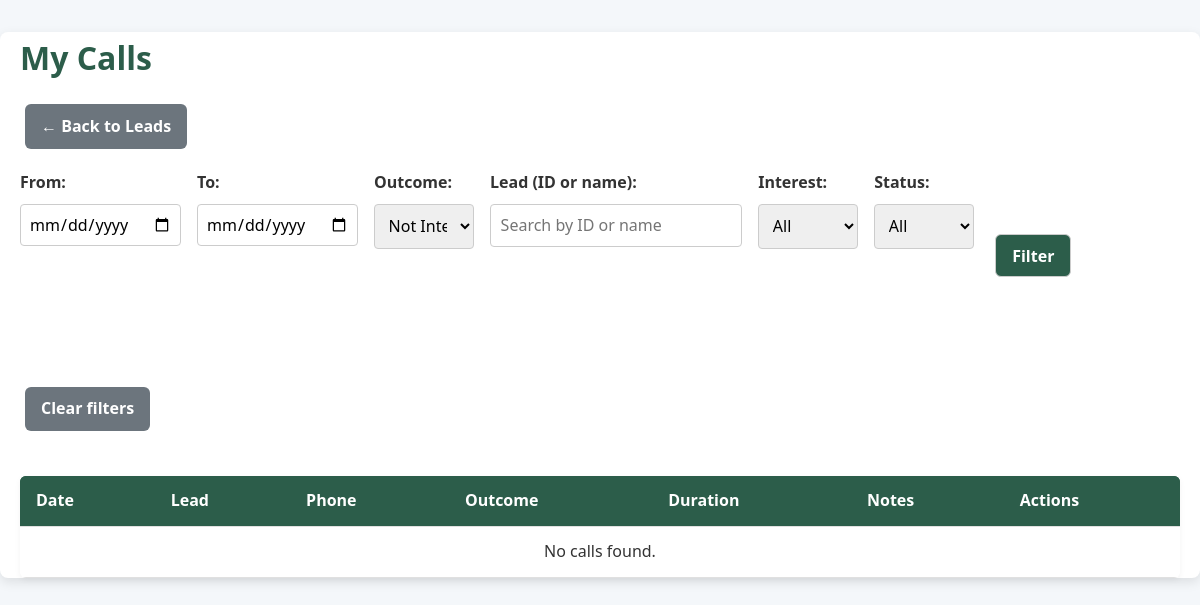
/calls/my_interactions.php?disposition=3 (signed in), run on an earlier commit of the app's database.
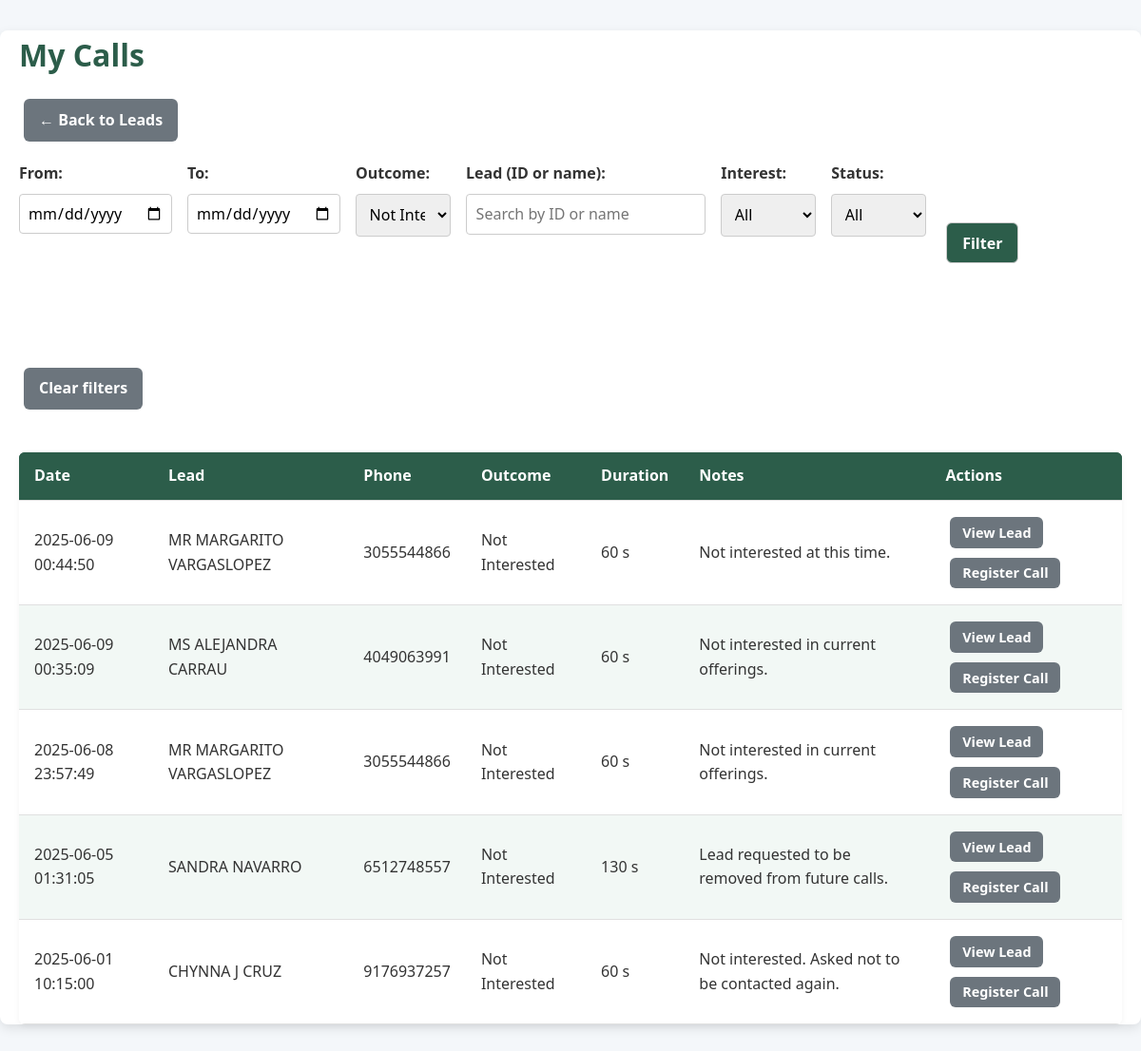
And on a later commit of the database.
### tables this page shows
CREATE TABLE `interactions` (
  `id` int(11) NOT NULL,
  `lead_id` int(11) NOT NULL,
  `user_id` int(11) NOT NULL,
  `disposition_id` int(11) NOT NULL,
  `notes` text DEFAULT NULL,
  `interaction_time` datetime NOT NULL DEFAULT current_timestamp(),
  `duration_seconds` int(11) DEFAULT NULL,
  `created_at` datetime NOT NULL DEFAULT current_timestamp(),
  `updated_at` datetime NOT NULL DEFAULT current_timestamp() ON UPDATE current_timestamp()
);

CREATE TABLE `leads` (
  `id` int(11) NOT NULL,
  `external_id` varchar(100) NOT NULL,
  `prefix` varchar(20) DEFAULT NULL,
  `first_name` varchar(50) NOT NULL,
  `mi` varchar(10) DEFAULT NULL,
  `last_name` varchar(50) NOT NULL,
  `phone` varchar(20) NOT NULL,
  `email` varchar(100) DEFAULT NULL,
  `address_line` varchar(150) DEFAULT NULL,
  `suite_apt` varchar(50) DEFAULT NULL,
  `city` varchar(50) DEFAULT NULL,
  `state` char(2) DEFAULT NULL,
  `zip5` char(5) DEFAULT NULL,
  `zip4` char(4) DEFAULT NULL,
  `delivery_point_bar_code` varchar(20) DEFAULT NULL,
  `carrier_route` varchar(20) DEFAULT NULL,
  `fips_county_code` char(5) DEFAULT NULL,
  `county_name` varchar(50) DEFAULT NULL,
  `age` int(11) DEFAULT NULL,
  `insurance_interest_id` int(11) DEFAULT NULL,
  `source_id` int(11) NOT NULL,
  `status_id` int(11) NOT NULL DEFAULT 1,
  `do_not_call` tinyint(1) NOT NULL DEFAULT 0,
  `taken_by` int(11) DEFAULT NULL,
  `taken_at` datetime DEFAULT NULL,
  `created_at` datetime NOT NULL DEFAULT current_timestamp(),
  `updated_at` datetime NOT NULL DEFAULT current_timestamp() ON UPDATE current_timestamp(),
  `income` varchar(10) DEFAULT NULL,
  `language` varchar(10) DEFAULT NULL,
  `notes` text DEFAULT NULL
);

CREATE TABLE `dispositions` (
  `id` int(11) NOT NULL,
  `name` varchar(50) NOT NULL,
  `created_at` datetime NOT NULL DEFAULT current_timestamp()
);

### calls/my_interactions.php (the view, shortened to what this page needs)
<?php
$user = Auth::user();
$pdo = getPDO();
$dispositions = $pdo->query("SELECT id, name FROM dispositions ORDER BY name")->fetchAll();
$conds = ["i.user_id = :uid"];
$params = [':uid' => $user['id']];
if (!empty($_GET['disposition'])) {
    $conds[] = "i.disposition_id = :disp";
    $params[':disp'] = (int)$_GET['disposition'];
}
$where = implode(' AND ', $conds);
$sql = "
  SELECT
    i.interaction_time,
    i.duration_seconds,
    i.notes,
    d.name AS disposition,
    l.id AS lead_id,
    CONCAT_WS(' ',
      l.prefix,
      l.first_name,
      l.mi,
      l.last_name
    ) AS lead_name,
    l.phone
  FROM interactions i
  JOIN dispositions d ON i.disposition_id = d.id
  JOIN leads l ON i.lead_id = l.id
  WHERE $where
  ORDER BY i.interaction_time DESC
";
$stmt = $pdo->prepare($sql);
$stmt->execute($params);
$calls = $stmt->fetchAll(PDO::FETCH_ASSOC);
?>
<!DOCTYPE html>
<html lang="en">
<head>
  <link rel="stylesheet" href="./../assets/css/app.css">
</head>
<body>
  <div class="container">
    <h1>My Calls</h1>
    <p><a href="../leads/list.php" class="btn btn-secondary">← Back to Leads</a></p>
    <form method="get" class="filters mb-4">
      <div style="display: flex; flex-wrap: wrap; gap: 1rem;">
        <div class="form-group">
          <label for="from">From:</label>
          <input type="date" id="from" name="from" value="<?= htmlspecialchars($_GET['from'] ?? '') ?>" class="form-control">
        </div>
        <div class="form-group">
          <label for="to">To:</label>
          <input type="date" id="to" name="to" value="<?= htmlspecialchars($_GET['to'] ?? '') ?>" class="form-control">
        </div>
        <div class="form-group">
          <label for="disposition">Outcome:</label>
          <select id="disposition" name="disposition" class="form-control">
            <?php foreach ($dispositions as $d): ?>
              <option value="<?= $d['id'] ?>" <?= (isset($_GET['disposition']) && $_GET['disposition'] == $d['id']) ? 'selected' : '' ?>>
                <?= htmlspecialchars($d['name']) ?>
              </option>
            <?php endforeach; ?>
          </select>
        </div>
        <div class="form-group">
          <label for="lead_search">Lead (ID or name):</label>
          <input type="text" id="lead_search" name="lead_search" placeholder="Search by ID or name"
                 value="<?= htmlspecialchars($_GET['lead_search'] ?? '') ?>" class="form-control">
        </div>
        <div class="form-group">
          <label for="interest">Interest:</label>
          <select id="interest" name="interest" class="form-control">
            <option value="">All</option>
          </select>
        </div>
        <div class="form-group">
          <label for="status">Status:</label>
          <select id="status" name="status" class="form-control">
            <option value="">All</option>
          </select>
        </div>
        <div class="form-group">
          <label>&nbsp;</label><br>
          <button type="submit" class="btn">Filter</button>
        </div>
        <div class="form-group">
          <label>&nbsp;</label><br>
          <a href="my_interactions.php" class="btn btn-secondary">Clear filters</a>
        </div>
      </div>
    </form>
    <table class="table">
      <thead>
        <tr>
          <th>Date</th>
          <th>Lead</th>
          <th>Phone</th>
          <th>Outcome</th>
          <th>Duration</th>
          <th>Notes</th>
          <th>Actions</th>
        </tr>
      </thead>
      <tbody>
        <?php if (empty($calls)): ?>
          <tr>
            <td colspan="7" style="text-align:center;">No calls found.</td>
          </tr>
        <?php else: ?>
          <?php foreach ($calls as $c): ?>
            <tr>
              <td><?= htmlspecialchars($c['interaction_time']) ?></td>
              <td>
                <a href=/../leads/view.php?id=<?= $c['lead_id'] ?>">
                  <?= htmlspecialchars($c['lead_name']) ?>
                </a>
              </td>
              <td><?= htmlspecialchars($c['phone']) ?></td>
              <td><?= htmlspecialchars($c['disposition']) ?></td>
              <td><?= htmlspecialchars($c['duration_seconds']) ?> s</td>
              <td><?= nl2br(htmlspecialchars(mb_strimwidth($c['notes'], 0, 50, '…'))) ?></td>
              <td>
                <a href="../leads/view.php?id=<?= $c['lead_id'] ?>" class="btn btn-secondary btn-sm">View Lead</a>
                <a href="../calls/add.php?lead_id=<?= $c['lead_id'] ?>" class="btn btn-secondary btn-sm">Register Call</a>
              </td>
            </tr>
          <?php endforeach; ?>
        <?php endif; ?>
      </tbody>
    </table>
  </div>
</body>
</html>

What changed in the data, as far as the page shows it:
added interactions: interaction_time "2025-06-09 00:44:50", lead_name "MR MARGARITO VARGASLOPEZ", lead.phone "3055544866", disposition.name "Not Interested", duration_seconds "60", notes "Not interested at this time."
added interactions: interaction_time "2025-06-09 00:35:09", lead_name "MS ALEJANDRA CARRAU", lead.phone "4049063991", disposition.name "Not Interested", duration_seconds "60", notes "Not interested in current offerings."
added interactions: interaction_time "2025-06-08 23:57:49", lead_name "MR MARGARITO VARGASLOPEZ", lead.phone "3055544866", disposition.name "Not Interested", duration_seconds "60", notes "Not interested in current offerings."
added interactions: interaction_time "2025-06-05 01:31:05", lead_name "SANDRA NAVARRO", lead.phone "6512748557", disposition.name "Not Interested", duration_seconds "130", notes "Lead requested to be removed from future calls."
added interactions: interaction_time "2025-06-01 10:15:00", lead_name "CHYNNA J CRUZ", lead.phone "9176937257", disposition.name "Not Interested", duration_seconds "60", notes "Not interested. Asked not to be contacted again."
Also different on the page:
text no longer shown: "No calls found."
